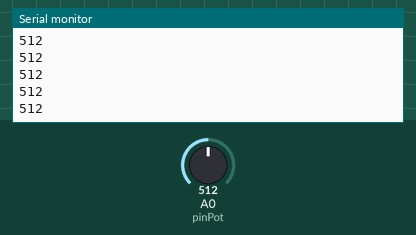
The sketch below on a simulated Arduino Uno, built with avr-gcc and run on an emulated ATmega328P. Parts: the last lines printed to the serial monitor. Inputs (shaded band) come from the test bench; at power-on: A0 (pinPot) = 512.

Above: at 1.2 s.
1.3 s: A0 (pinPot) set to 716
At 1.31 s:
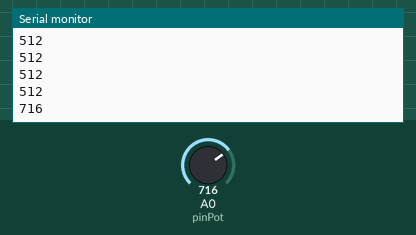
2.8 s: A0 (pinPot) set to 900
At 2.81 s:
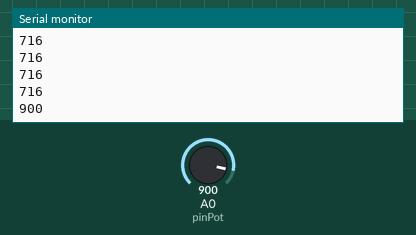
Timing chart, 0 to 5.8 s (numbered marks = the images above; inputs shaded):
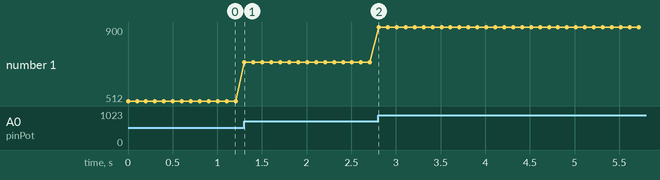

Measured:
- after the input at 1.3 s, the serial monitor: prints a new line at once (image 1)
- after the input at 2.8 s, the serial monitor: prints a new line at once (image 2)
- plotted number 1: 512 → 716 after the input at 1.3 s, 716 → 900 after the input at 2.8 s

The sketch:

6._Membaca_Nilai_Potensiometer.ino
```cpp
const int pinPot = A0;

void setup() {
  Serial.begin(9600);
}

void loop() {
  int nilaiPot = analogRead(pinPot); // Rentang nilai 0 - 1023
  Serial.println(nilaiPot);
  delay(100);
}
```
